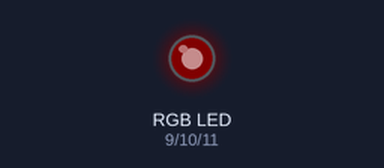
Simulated run of this sketch. Board: Arduino Uno, built with avr-gcc and run on an emulated ATmega328P. Parts: an RGB LED mixed from three pins (HIGH = lit). Dim RGB values are drawn brighter than linear.

Above: at 0.05 s.
At 1.65 s:
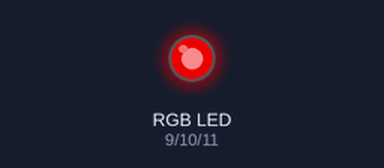
At 3.25 s:
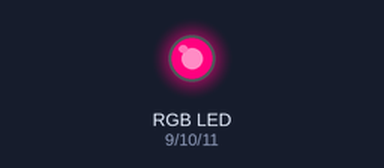
At 6.5 s:
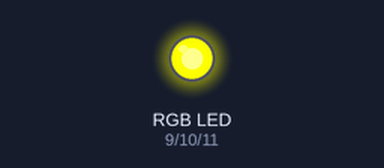
At 9.7 s:
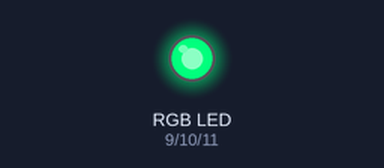
At 12.95 s:
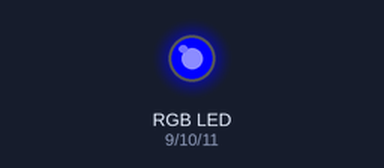
Timing chart, 0 to 16.8 s (numbered marks = the images above):
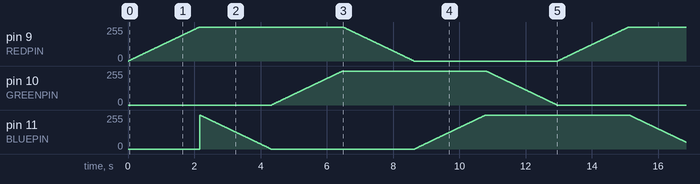

The sketch:

RGB_Controller.ino
```cpp
// color swirl! connect an RGB LED to the PWM pins as indicated
// in the #defines
// public domain, enjoy!

#define REDPIN 9
#define GREENPIN 10
#define BLUEPIN 11
#include <math.h>

#define FADESPEED 8     // make this higher to slow down

void setup() {
  pinMode(REDPIN, OUTPUT);
  pinMode(GREENPIN, OUTPUT);
  pinMode(BLUEPIN, OUTPUT);
}


void loop() {
  int r, g, b;
  int value=0;
  // fade from blue to violet
  for (r = 0; r < 256; r++) {
    value=int(fscale(0,255,0,255,r,0));
    analogWrite(REDPIN, value);
    delay(FADESPEED);
  }
  // fade from violet to red
  for (b = 255; b > 0; b--) {
    value=int(fscale(0,255,0,255,b,0));
    analogWrite(BLUEPIN, value);
    delay(FADESPEED);
  }
  // fade from red to yellow
  for (g = 0; g < 256; g++) {
    value=int(fscale(0,255,0,255,g,0));
    analogWrite(GREENPIN, value);
    delay(FADESPEED);
  }
  // fade from yellow to green
  for (r = 255; r > 0; r--) {
    value=int(fscale(0,255,0,255,r,0));
    analogWrite(REDPIN, value);
    delay(FADESPEED);
  }
  // fade from green to teal
  for (b = 0; b < 256; b++) {
    value=int(fscale(0,255,0,255,b,0));
    analogWrite(BLUEPIN, value);
    delay(FADESPEED);
  }
  // fade from teal to blue
  for (g = 255; g > 0; g--) {
    value=int(fscale(0,255,0,255,g,0));
    analogWrite(GREENPIN, value);
    delay(FADESPEED);
  }
}


float fscale( float originalMin, float originalMax, float newBegin, float newEnd, float inputValue, float curve){
  float OriginalRange = 0;
  float NewRange = 0;
  float zeroRefCurVal = 0;
  float normalizedCurVal = 0;
  float rangedValue = 0;
  boolean invFlag = 0;

  // condition curve parameter
  // limit range
  if (curve > 10) curve = 10;
  if (curve < -10) curve = -10;
  curve = (curve * -.1) ; // - invert and scale - this seems more intuitive - postive numbers give more weight to high end on output
  curve = pow(10, curve); // convert linear scale into lograthimic exponent for other pow function

  // Check for out of range inputValues
  if (inputValue < originalMin) inputValue = originalMin;
  if (inputValue > originalMax) inputValue = originalMax;

  // Zero Refference the values
  OriginalRange = originalMax - originalMin;
  if (newEnd > newBegin) NewRange = newEnd - newBegin;
  else{
     NewRange = newBegin - newEnd;
    invFlag = 1;
  }
  zeroRefCurVal = inputValue - originalMin;
  normalizedCurVal  =  zeroRefCurVal / OriginalRange;   // normalize to 0 - 1 float
  // Check for originalMin > originalMax  - the math for all other cases i.e. negative numbers seems to work out fine
  if (originalMin > originalMax ) return 0;
  if (invFlag == 0) rangedValue =  (pow(normalizedCurVal, curve) * NewRange) + newBegin;
  else  // invert the ranges
    rangedValue =  newBegin - (pow(normalizedCurVal, curve) * NewRange);
  return rangedValue;
}
```
